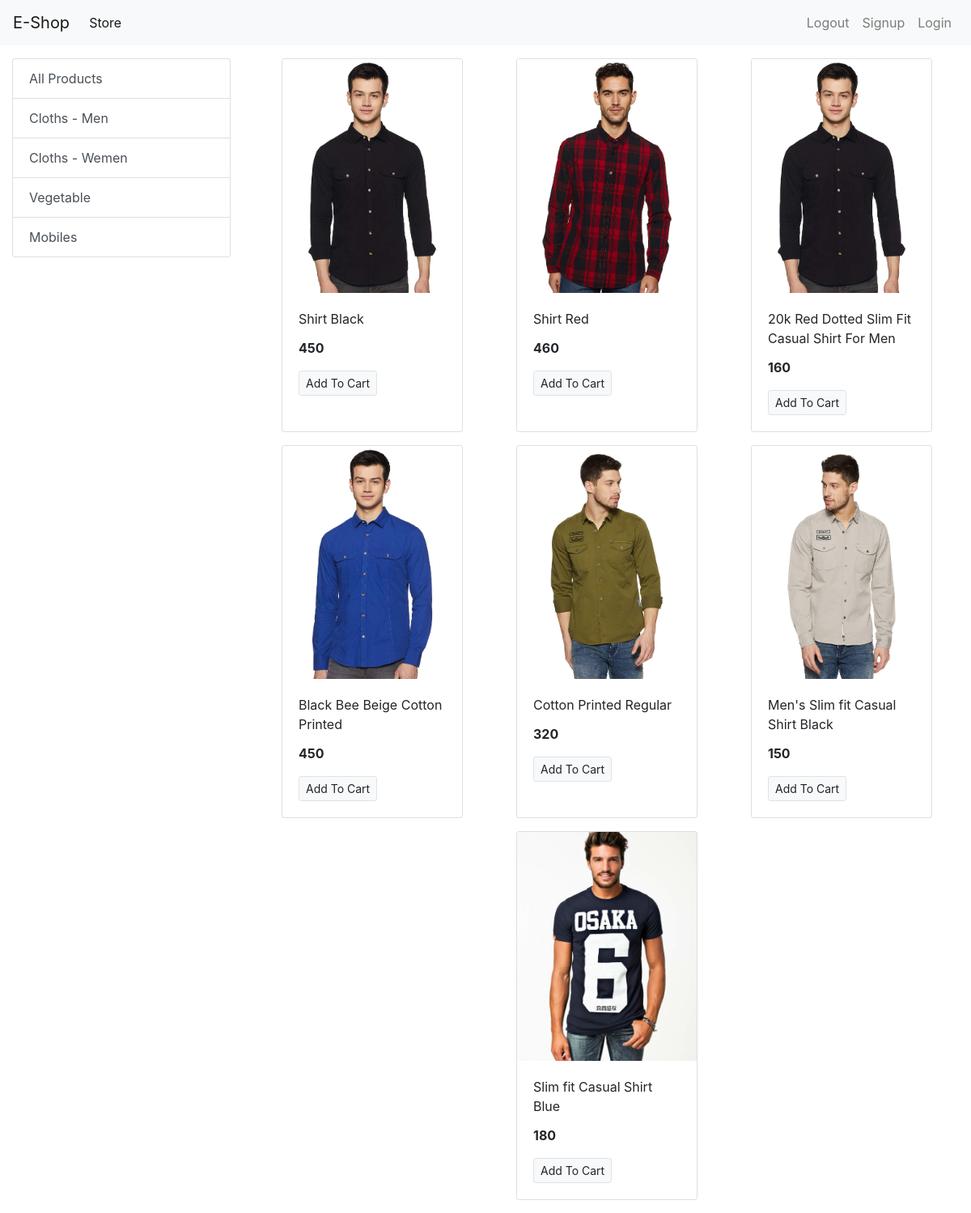
/?category=1, run on the app's committed database.
### store/models/category.py (models this page shows, shortened)
class Category(models.Model):
    name = models.CharField(max_length=20)
    @staticmethod
    def get_all_categories():
        return Category.objects.all()

### store/models/product.py (models this page shows, shortened)
class Product(models.Model):
    name = models.CharField(max_length=50)
    price = models.IntegerField(default=0)
    category = models.ForeignKey(Category, on_delete=models.CASCADE, default=1)
    description = models.CharField(max_length=200, default='' , null=True , blank=True)
    image = models.ImageField(upload_to='uploads/products/')
    @staticmethod
    def get_all_products_by_categoryid(category_id):
        if category_id:
            return Product.objects.filter(category = category_id)
        else:
            return Product.get_all_products();

### store/views/home.py (the view)
# urls.py: path('', home.index, name='homepage'),
def index(request):
    products = None
    categories = Category.get_all_categories()
    categoryID = request.GET.get('category')
    if categoryID:
        products = Product.get_all_products_by_categoryid(categoryID)
    else:
        products = Product.get_all_products()
    data = {}
    data['products'] = products
    data['categories'] = categories
    return render(request, 'index.html', data)

### store/templates/index.html
{% extends 'base.html' %}
{% block content %}
<div class="container-fluid mt-3">
  <div class="row">
    <div class="col-lg-3 mx-auto">
      <div class="list-group">
        <a href="/" class="list-group-item list-group-item-action">All Products</a>
        {% for category in categories %}
        <a href="/?category={{category.id}}" class="list-group-item list-group-item-action">{{category.name}}</a>
        {% endfor %}
      </div>
    </div>
    <div id='products' class="col-lg-9 mx-auto">
      <div class="row mx-auto">
        {% for product in products %}
        <div class="card mx-auto mb-3" style="width: 14rem;">
          <img class="card-img-top" src="{{product.image.url}}" alt="Card image cap">
          <div class="card-body">
            <p class="card-title">{{product.name}}</p>
            <p class="card-text"><b>{{product.price}}</b></p>
            <a href="#" class="btn btn-light border btn-sm">Add To Cart</a>
          </div>
        </div>
        {% endfor %}
      </div>
    </div>
  </div>
</div>
{% endblock %}

### data on the page
Category: name "Cloths - Men"
Category: name "Cloths - Wemen"
Category: name "Vegetable"
Category: name "Mobiles"
Product: image (picture), name "Shirt Black", price "450"
Product: image (picture), name "Shirt Red", price "460"
Product: image (picture), name "20k Red Dotted Slim Fit Casual Shirt For Men", price "160"
Product: image (picture), name "Black Bee Beige Cotton Printed", price "450"
Product: image (picture), name "Cotton Printed Regular", price "320"
Product: image (picture), name "Men's Slim fit Casual Shirt Black", price "150"
Product: image (picture), name "Slim fit Casual Shirt Blue", price "180"
